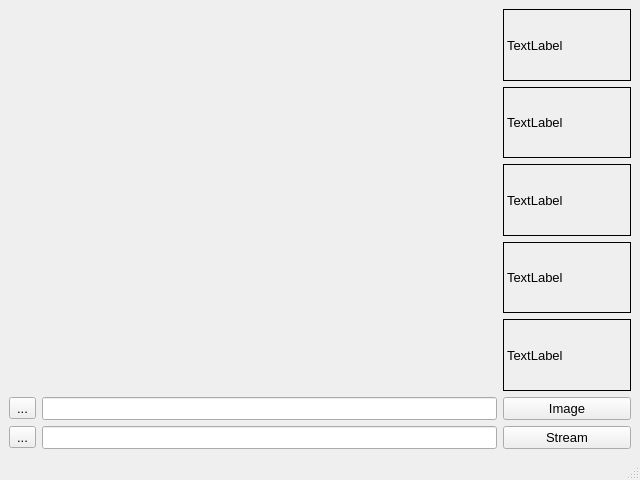
<?xml version="1.0" encoding="UTF-8"?>
<ui version="4.0">
 <class>MainWindow</class>
 <widget class="QMainWindow" name="MainWindow">
  <property name="minimumSize">
   <size>
    <width>640</width>
    <height>480</height>
   </size>
  </property>
  <property name="font">
   <font>
    <family>Arial</family>
    <pointsize>10</pointsize>
   </font>
  </property>
  <property name="windowTitle">
   <string>MainWindow</string>
  </property>
  <widget class="QWidget" name="centralwidget">
   <property name="layoutDirection">
    <enum>Qt::LeftToRight</enum>
   </property>
   <layout class="QGridLayout" name="gridLayout">
    <item row="2" column="1">
     <widget class="QPushButton" name="pushButton">
      <property name="text">
       <string>Stream</string>
      </property>
     </widget>
    </item>
    <item row="1" column="0">
     <layout class="QHBoxLayout" name="horizontalLayout_2" stretch="0,0">
      <item>
       <widget class="QToolButton" name="toolButton_2">
        <property name="text">
         <string>...</string>
        </property>
       </widget>
      </item>
      <item>
       <widget class="QLineEdit" name="lineEdit"/>
      </item>
     </layout>
    </item>
    <item row="1" column="1">
     <widget class="QPushButton" name="pushButton_2">
      <property name="minimumSize">
       <size>
        <width>128</width>
        <height>0</height>
       </size>
      </property>
      <property name="text">
       <string>Image</string>
      </property>
     </widget>
    </item>
    <item row="2" column="0">
     <layout class="QHBoxLayout" name="horizontalLayout">
      <item>
       <widget class="QToolButton" name="toolButton">
        <property name="text">
         <string>...</string>
        </property>
       </widget>
      </item>
      <item>
       <widget class="QLineEdit" name="lineEdit_2"/>
      </item>
     </layout>
    </item>
    <item row="0" column="0">
     <widget class="QWidget" name="widget" native="true">
      <property name="sizePolicy">
       <sizepolicy hsizetype="Expanding" vsizetype="Preferred">
        <horstretch>0</horstretch>
        <verstretch>0</verstretch>
       </sizepolicy>
      </property>
     </widget>
    </item>
    <item row="0" column="1">
     <layout class="QVBoxLayout" name="verticalLayout">
      <item>
       <widget class="QLabel" name="label">
        <property name="frameShape">
         <enum>QFrame::Box</enum>
        </property>
        <property name="text">
         <string>TextLabel</string>
        </property>
       </widget>
      </item>
      <item>
       <widget class="QLabel" name="label_2">
        <property name="frameShape">
         <enum>QFrame::Box</enum>
        </property>
        <property name="text">
         <string>TextLabel</string>
        </property>
       </widget>
      </item>
      <item>
       <widget class="QLabel" name="label_3">
        <property name="frameShape">
         <enum>QFrame::Box</enum>
        </property>
        <property name="text">
         <string>TextLabel</string>
        </property>
       </widget>
      </item>
      <item>
       <widget class="QLabel" name="label_4">
        <property name="frameShape">
         <enum>QFrame::Box</enum>
        </property>
        <property name="text">
         <string>TextLabel</string>
        </property>
       </widget>
      </item>
      <item>
       <widget class="QLabel" name="label_5">
        <property name="frameShape">
         <enum>QFrame::Box</enum>
        </property>
        <property name="text">
         <string>TextLabel</string>
        </property>
       </widget>
      </item>
     </layout>
    </item>
   </layout>
  </widget>
  <widget class="QStatusBar" name="statusbar"/>
  <action name="action_2">
   <property name="text">
    <string>Привет</string>
   </property>
  </action>
  <action name="action_3">
   <property name="text">
    <string>Найти файл</string>
   </property>
  </action>
 </widget>
 <resources/>
 <connections/>
</ui>
